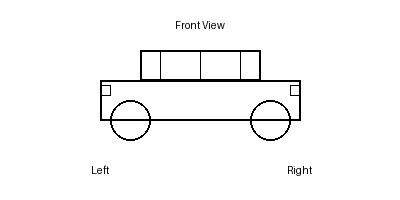

This figure's Python source:
from PIL import Image, ImageDraw, ImageFont
import os

# Create a new white image
img = Image.new('RGB', (400, 200), color='white')
draw = ImageDraw.Draw(img)

# Draw car body
draw.rectangle([(100, 80), (300, 120)], outline='black', width=2)

# Draw car top
draw.rectangle([(140, 50), (260, 80)], outline='black', width=2)

# Draw wheels
draw.ellipse([(110, 100), (150, 140)], outline='black', width=2)
draw.ellipse([(250, 100), (290, 140)], outline='black', width=2)

# Draw windows
draw.line([(160, 50), (160, 80)], fill='black', width=1)
draw.line([(200, 50), (200, 80)], fill='black', width=1)
draw.line([(240, 50), (240, 80)], fill='black', width=1)

# Draw headlights and taillights
draw.rectangle([(100, 85), (110, 95)], outline='black', width=1)
draw.rectangle([(290, 85), (300, 95)], outline='black', width=1)

# Add text labels
draw.text((200, 25), "Front View", fill='black', anchor='mm')
draw.text((100, 170), "Left", fill='black', anchor='mm')
draw.text((300, 170), "Right", fill='black', anchor='mm')

# Save the image
img.save('/home/GMS/static/images/vehicle-diagram.png')
print("Vehicle diagram created successfully!")
